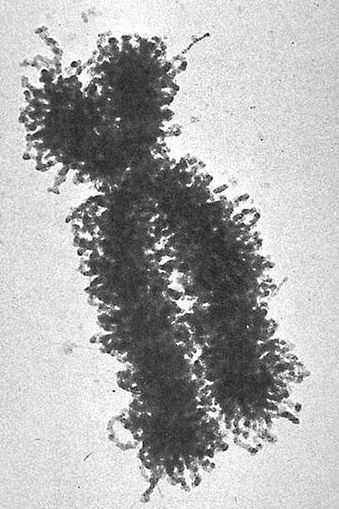
%> input picture lab01b/fourier_descriptors/images/electron_micrograph_of_a_human_chromosome.jpg, 339 x 509 px
$ octave problem_2.m   (GNU Octave 9; MATLAB toolbox functions it lacks are replaced by stand-ins)
%> lines starting %> are read from the running program, lines starting %| are printed output that depends on the picture; in (x1, y1, x2, y2) boxes, pixels count from 0 and x2, y2 are one past the last pixel; in counts of white or black regions, pixels touching at a corner belong together; the program's own positions count from 1
### lab01b/fourier_descriptors/fourier_descriptor.m
% File: fourier_descriptor.m
% Description: Calculate Fourier Descriptor of a given image.
% Authors: Cameron a. Craig & Stuart J.Thain
% Date: 11 March 2017

function [original, b_w_image, cApprox] = fourier_decriptor(filename, num_desc);
%> called with num_desc = 128
    close all;

    % Read image
    original = im2double(imread(filename));
%> original: size 509x339 double; min 0, max 1, mean 0.678

    % Invert Image
    inverted_image = 1 - original;
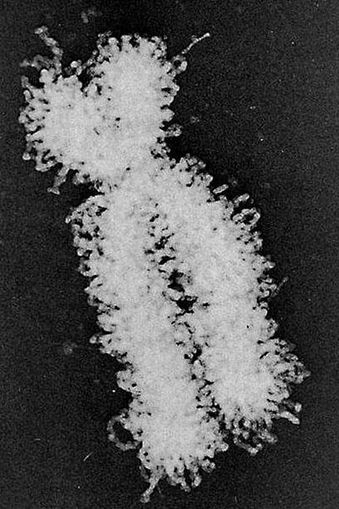
%> inverted_image: size 509x339 double; min 0, max 1, mean 0.322

    % Blur the image
    h = fspecial('gaussian',25,15);
    inverted_image = imfilter(inverted_image, h, 'replicate');
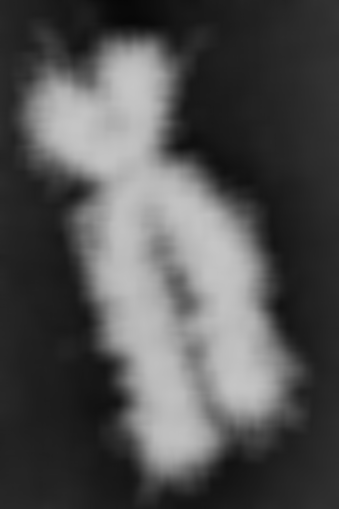
%> inverted_image: size 509x339 double; min 0.03, max 0.777, mean 0.322
    b_w_image = im2bw(inverted_image, 1.7*graythresh(inverted_image));
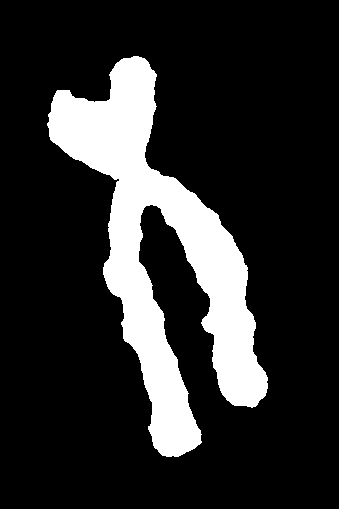
%> b_w_image: size 509x339 logical; 17.5% white; 1 white region, box (x1, y1, x2, y2) and area: (47, 56, 268, 457) 30151


    % Find a starting point on the boundary
    [rows cols] = find(b_w_image~=0);
%> rows = 30151 values from 57 to 457; cols = 30151 values from 48 to 268

    % Find the boundary of the object
    contour = bwtraceboundary(b_w_image, [rows(1), cols(1)], 'N');
%> contour = 1417 rows, first 12: [124 48; 123 49; 122 50; 121 50; 120 50; 119 50; 118 50; 117 49; 116 49; 115 49; 114 50; 113 51]

    % Subsample the boundary points so we have exactly num_desc, and put them into a
    % complex number format (x + jy)
    sampleFactor = length(contour)/num_desc;
%> sampleFactor = 11.07
    dist = 1;
    for i=1:num_desc
        c(i) = contour(round(dist),2) + j*contour(round(dist),1);
        dist = dist + sampleFactor;
    end
%> this loop made 128 passes
%> dist on passes 1 to 12: 12.07, 23.14, 34.21, 45.28, 56.35, 67.42, 78.49, 89.56, 100.6, 111.7, 122.8, 133.8
%> after the loop, dist = 1418

    % Calculate the fourier transform of the complex descriptors
    C = fft(c);

    % Chop out some of the smaller coefficients (less than umax)
    % umax = 32;
    umax = 8;
    Capprox = C;
    for u=1:num_desc
        if u > umax & u < 128-umax
            Capprox(u) = 0;
        end
    end

    % Take inverse fft
    cApprox = ifft(Capprox);
end

### lab01b/fourier_descriptors/problem_2.m
% File: problem_2.m
% Description: Display fourier descriptors of various images.
% Authors: Cameron a. Craig & Stuart J.Thain
% Date: 11 March 2017
clear all;
images = { ...
    {'images/electron_micrograph_of_a_human_chromosome.jpg', 128}, ...
    {'images/electron_micrograph_of_a_rove_beetle_bw.jpg', 124}, ...
    {'images/mapleleaf.jpg', 140}, ...
};

for idx = 1:numel(images)

    image = char(images{idx}(1));
    num_desc = images{idx}{2};

    % Calculate the skeleton image of originsl
    [original, bw_image, cApprox] = fourier_descriptor(image, num_desc);
    % close all;

    % Draw the original and skeleton images
    figure('Name', image),
    subplot(1, 2, 2);
    imshow(imcomplement(bwperim(bw_image)));
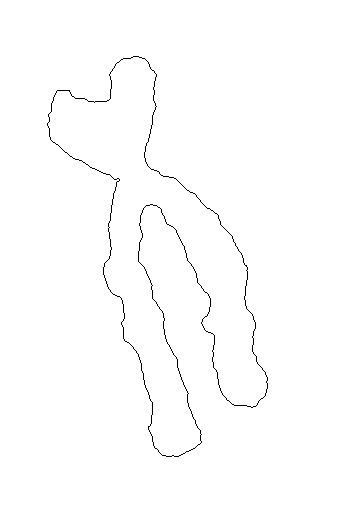
%> displayed picture: size 509x339 logical; 99.2% white; black in thin lines or dots, all inside (x1, y1, x2, y2) = (47, 56, 268, 457)
    hold on, plot(cApprox,'r');
    title(['Fourier Descriptor (n = '  num2str(num_desc)  ')']);

    subplot(1, 2, 1);
    imshow(original);
    title('Original');
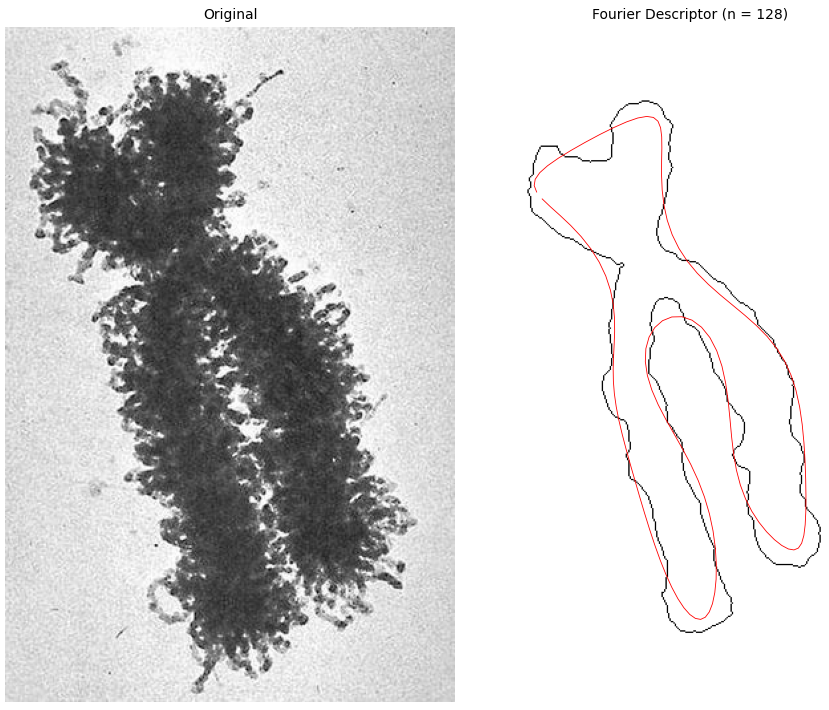
%> figure redrawn from the program's plot data, 2 panels

    pause;
    close all;
end
%> pass 2 of the loop `for idx = 1:numel(images)`:
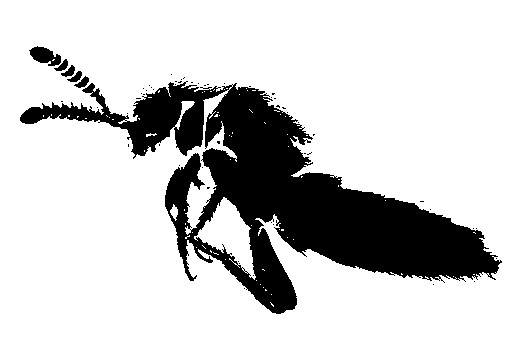
%> input picture lab01b/fourier_descriptors/images/electron_micrograph_of_a_rove_beetle_bw.jpg, 526 x 355 px
%> original: size 355x526x3 double
%> in fourier_decriptor (call 2), `b_w_image = im2bw(inverted_image, 1.7*graythresh(inverted_image));`:
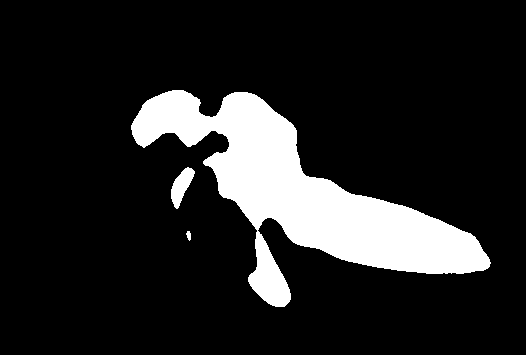
%> b_w_image: size 355x526 logical; 14% white; 3 white regions, box (x1, y1, x2, y2) and area: (131, 90, 491, 307) 25669, (171, 167, 195, 209) 514, (186, 231, 191, 241) 35
%> rows = 26218 values from 91 to 307; cols = 26218 values from 132 to 491
%> contour = 1080 rows, first 12: [126 132; 125 133; 124 133; 123 134; 122 134; 121 135; 120 135; 119 136; 118 137; 117 137; 116 138; 115 139]
%> sampleFactor = 8.71
%> the loop in fourier_decriptor (call 2), `for i=1:num_desc` made 124 passes
%> dist on passes 1 to 8: 9.71, 18.42, 27.13, 35.84, 44.55, 53.26, 61.97, 70.68
%> after the loop in fourier_decriptor (call 2), `for i=1:num_desc`: dist = 1081
%> `title('Original');`:
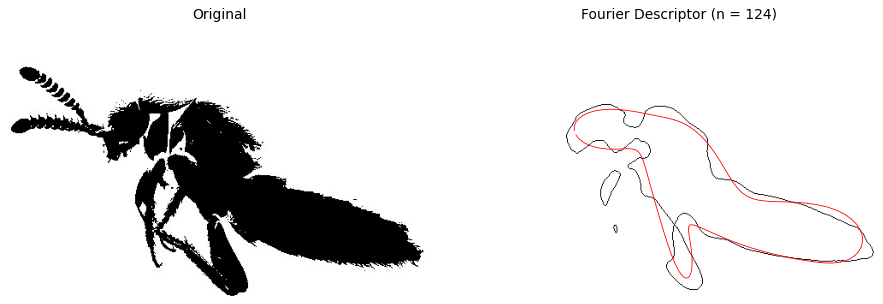
%> figure redrawn from the program's plot data, 2 panels
%> pass 3 of the loop `for idx = 1:numel(images)`:
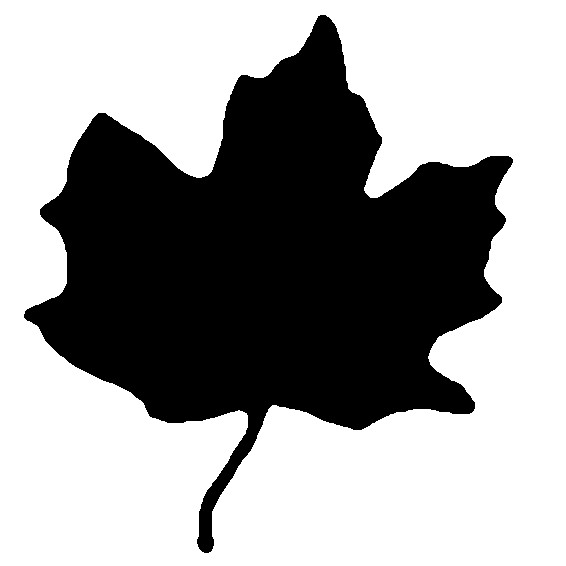
%> input picture lab01b/fourier_descriptors/images/mapleleaf.jpg, 566 x 566 px
%> original: size 566x566x3 double
%> in fourier_decriptor (call 3), `b_w_image = im2bw(inverted_image, 1.7*graythresh(inverted_image));`:
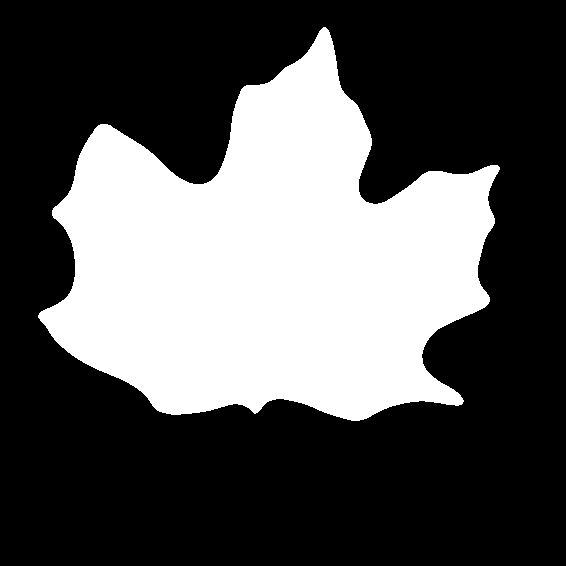
%> b_w_image: size 566x566 logical; 33.5% white; 1 white region, box (x1, y1, x2, y2) and area: (38, 27, 500, 421) 107465
%> rows = 107465 values from 28 to 421; cols = 107465 values from 39 to 500
%> contour = 1516 rows, first 12: [316 39; 315 40; 314 40; 313 41; 312 42; 312 43; 311 44; 311 45; 310 46; 310 47; 309 48; 309 49]
%> sampleFactor = 10.83
%> the loop in fourier_decriptor (call 3), `for i=1:num_desc` made 140 passes
%> dist on passes 1 to 8: 11.83, 22.66, 33.49, 44.31, 55.14, 65.97, 76.8, 87.63
%> after the loop in fourier_decriptor (call 3), `for i=1:num_desc`: dist = 1517
%> `title('Original');`:
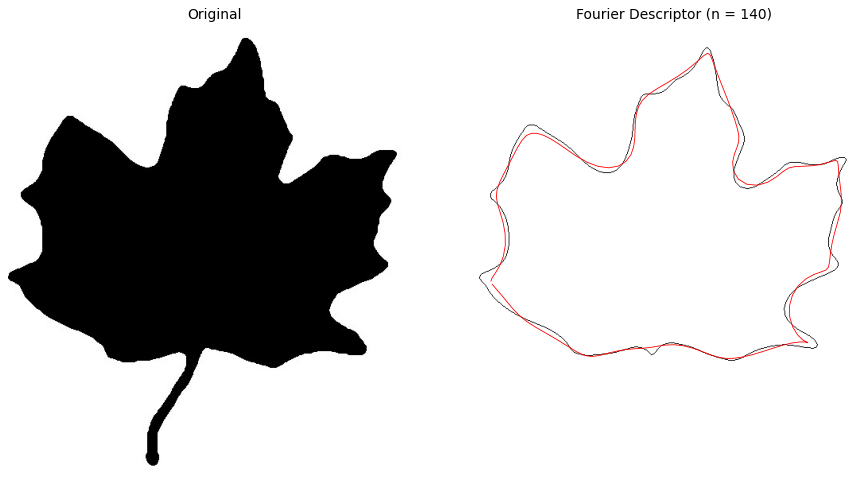
%> figure redrawn from the program's plot data, 2 panels
